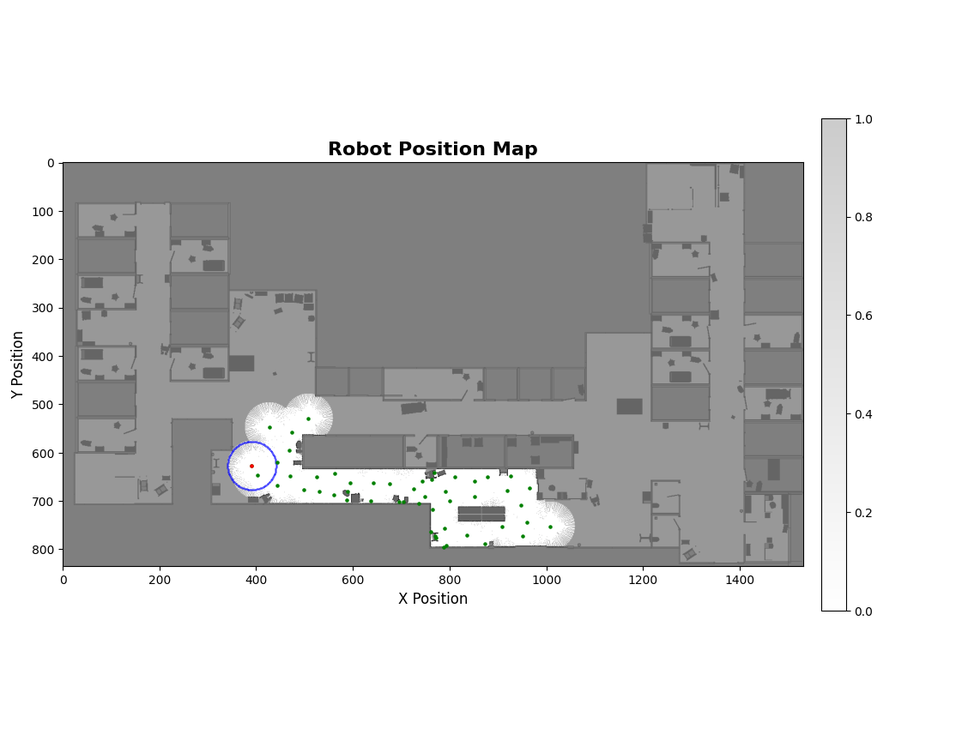
#> input picture src/simulator_test.png, 968 x 729 px, shrunk from 1128 x 850 before the run; its folder holds only this picture in this run
$ python gif_creator.py . out.png
#> lines starting #> are read from the running program, lines starting #| are printed output that depends on the picture
import argparse
import glob
import os
import re
from PIL import Image
import numpy as np
import matplotlib.pyplot as plt
import matplotlib.animation as animation


def natural_key(s):
    return [
        int(text) if text.isdigit() else text.lower() for text in re.split(r"(\d+)", s)
    ]


def update(i):
    im.set_array(image_array[i])
    return (im,)


if __name__ == "__main__":
    # Use: python3 gif_creator.py ../data/output/random_alg/ ../data/random_alg.gif
    parser = argparse.ArgumentParser(description="Create an animation from PNG files.")
    parser.add_argument("input_dir", help="Directory containing PNG files.")
    parser.add_argument("output_gif", help="Path to save the output GIF.")
    parser.add_argument(
        "--interval",
        type=int,
        default=1000,
        help="Frame interval in ms (default: 500ms)",
    )
    args = parser.parse_args()

    pattern = os.path.join(args.input_dir, "*.png")
    files = sorted(glob.glob(pattern), key=natural_key)

    if not files:
        raise FileNotFoundError(f"No PNG files found in directory: {args.input_dir}")

    print(f"Found {len(files)} PNG files.")

    image_array = [np.array(Image.open(f)) for f in files]
#> image_array = 1 item
    # print("Loaded image_array with shape:", np.array(image_array).shape)

    # Create figure and remove axes
    fig, ax = plt.subplots()
    im = ax.imshow(image_array[0], animated=True)

    ax.axis("off")  # Hide axis
    plt.tight_layout(pad=0)  # Remove padding
    fig.patch.set_alpha(0.0)  # Optional: transparent background

    animation_fig = animation.FuncAnimation(
        fig,
        update,
        frames=len(image_array),
        interval=args.interval,
        blit=True,
        repeat_delay=10,
    )

    animation_fig.save(args.output_gif, dpi=100, writer="pillow")
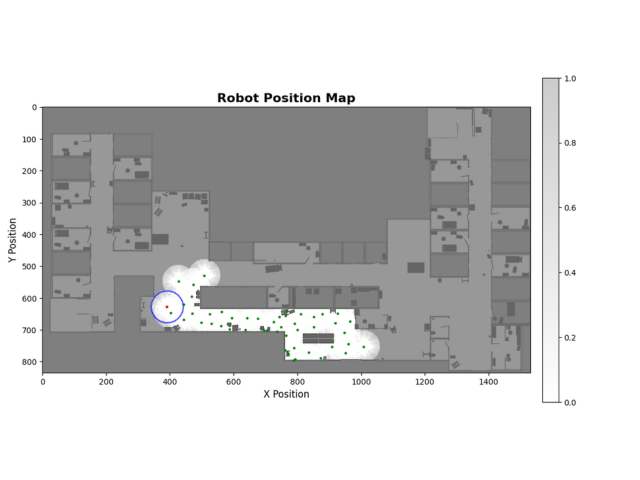
#> saved as out.png: PIL image 640x480 RGBA; mean R, G, B, A 204.1, 204.2, 204.1, 254.2; transparent parts drawn white
    print(f"Saved animation to {args.output_gif}")
